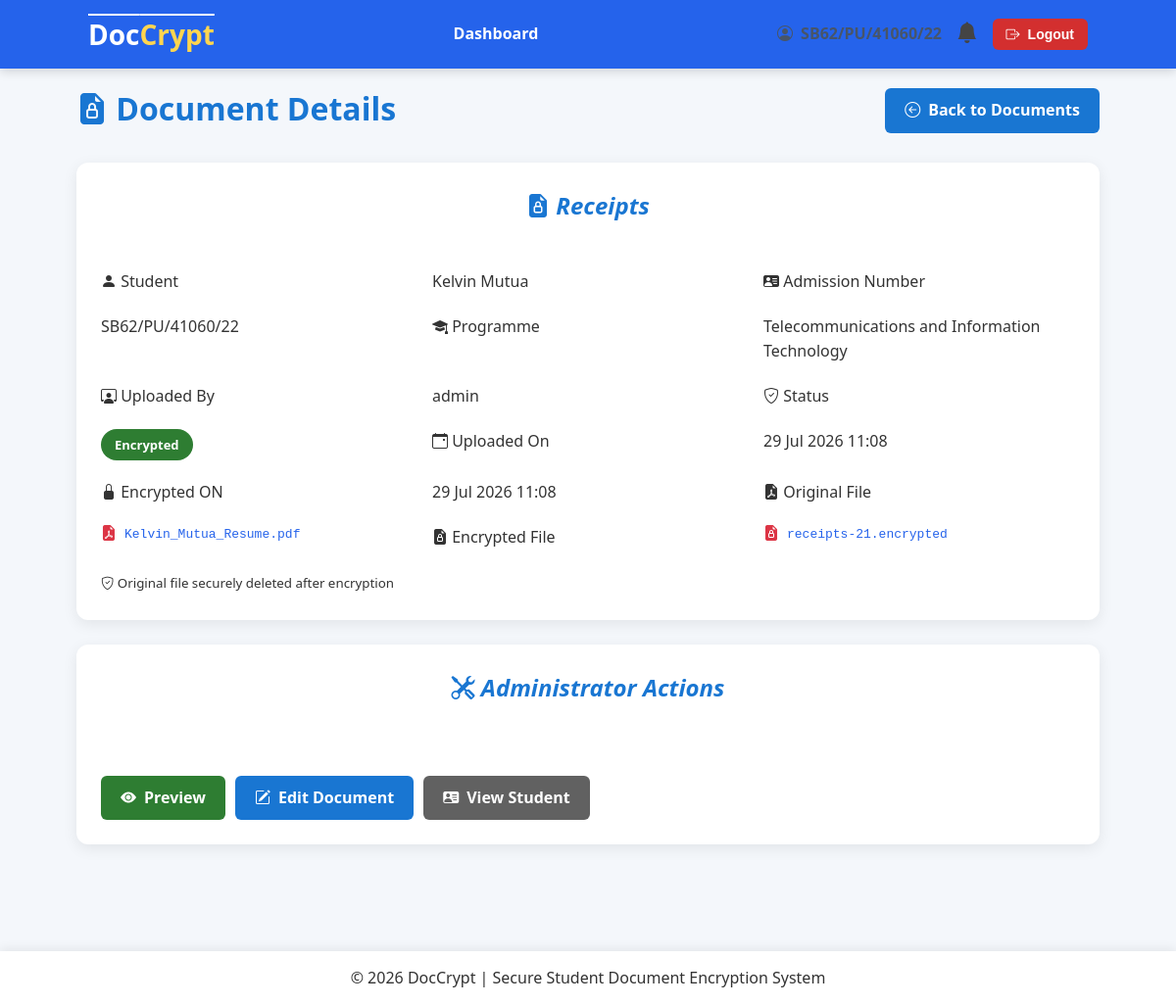
/documents/21/ (signed in), run on the app's committed database.
### documents/models.py (models this page shows, shortened)
class Document(models.Model):
    class Status(models.TextChoices):
        PENDING = "PENDING", "Pending"
        ENCRYPTED = "ENCRYPTED", "Encrypted"
    student = models.ForeignKey(Student, on_delete=models.CASCADE, related_name="documents")
    uploaded_by = models.ForeignKey(CustomUser, on_delete=models.SET_NULL, null=True, related_name="uploaded_documents")
    title = models.CharField( max_length=255)
    original_filename = models.CharField(max_length=255, blank=True)
    original_file = models.FileField(max_length=255, blank=True, upload_to="documents/original/")
    encrypted_file = models.FileField(upload_to="documents/encrypted/", null=True, blank=True)
    encrypted_key = models.BinaryField(null=True, blank=True)
    status = models.CharField(max_length=30, choices=Status.choices, default=Status.PENDING, db_index=True)
    uploaded_at = models.DateTimeField(auto_now_add=True)
    encrypted_at = models.DateTimeField(null=True, blank=True)
    class Meta:
        ordering = ["-uploaded_at"]
        verbose_name = "Document"
        verbose_name_plural = "Documents"

### student/models.py (models this page shows, shortened)
class Student(models.Model):
    class Status(models.TextChoices):
        ACTIVE = "ACTIVE", "Active"
        DEFERRED = "DEFERRED", "Deferred"
        GRADUATED = "GRADUATED", "Graduated"
        DEACTIVATED = "DEACTIVATED", "Deactivated"
    class Year(models.IntegerChoices):
        YEAR_1 = 1 ,"Year 1"
        YEAR_2 = 2, "Year 2"
        YEAR_3 = 3, "Year 3"
        YEAR_4 = 4, "Year 4"
    user = models.OneToOneField(CustomUser,on_delete=models.CASCADE,related_name="student")
    admission_number = models.CharField(max_length=25,unique=True)
    first_name = models.CharField(max_length=50)
    last_name = models.CharField(max_length=50)
    phone_number = models.CharField(max_length=15,blank=True)
    programme = models.CharField(max_length=50)
    department = models.CharField(max_length=50)
    year_of_study = models.IntegerField(choices=Year.choices, default=Year.YEAR_1)
    status = models.CharField(max_length=25,choices=Status.choices, default=Status.ACTIVE)
    class Meta:
        ordering = ["admission_number"]
        verbose_name = "Student"
        verbose_name_plural = "Students"
    @property
    def full_name(self):
        return f"{self.first_name} {self.last_name}"

### users/models.py (models this page shows, shortened)
class CustomUser(AbstractUser):
    class Role(models.TextChoices):
        ADMIN = "ADMIN", "Administrator"
        STUDENT = "STUDENT", "Student"
    role = models.CharField(max_length=20, choices=Role.choices, default=Role.STUDENT)
    must_change_password = models.BooleanField(default=True)
    objects = CustomUserManager()
    @property
    def is_student(self):
        return self.role == self.Role.STUDENT
    @property
    def is_admin(self):
        return self.role == self.Role.ADMIN or self.is_superuser
    class Meta:
        verbose_name = "User"
        verbose_name_plural = "Users"

### documents/views.py (the view)
# urls.py: path("<int:document_id>/", views.document_detail, name="document_detail"),
@login_required
def document_detail(request, document_id):
    document = get_object_or_404(Document, id=document_id)
    context = {
        "document": document,
        "original_filename": document.original_file,
        "encrypted_filename": (
                    os.path.basename(document.encrypted_file.name)
                    if document.encrypted_file else "-"
                ),
            }
    return render(request, "documents/document_detail.html", context)

### notifications/context_processors.py (called while the page is built)
def notifications(request):
    if request.user.is_authenticated:
        unread_notifications = Notification.objects.filter(
            recipient=request.user,
            is_read=False,
        ).order_by("-created_at")[:5]
        return {
            'unread_notifications': unread_notifications,
            "unread_notifications_count": unread_notifications.count(),
        }
    return {}

### documents/templates/documents/document_detail.html (shortened to what this page needs)
{% extends "users/base.html" %}
{% block content %}
<div class="page-header">
    <div>
        <h1>
            <i class="bi bi-file-earmark-lock-fill"></i>
            Document Details
        </h1>
    </div>
        <a href="{% url 'document_list' %}" class="btn btn-primary">
            <i class="bi bi-arrow-left-circle"></i>
            Back to Documents
        </a>
</div>
<div class="card">
    <h2 class="card-title">
        <i class="bi bi-file-earmark-lock-fill"></i>
        {{ document.title }}
    </h2>
    <br>
    <div class="info-grid">
        <div class="info-label">
            <i class="bi bi-person-fill"></i>
            Student
        </div>
        <div> {{ document.student.full_name }} </div>
        <div class="info-label">
            <i class="bi bi-person-vcard-fill"></i>
            Admission Number
        </div>
        <div> {{ document.student.admission_number }} </div>
        <div class="info-label">
            <i class="bi bi-mortarboard-fill"></i>
            Programme
        </div>
        <div> {{ document.student.programme }} </div>
        <div class="info-label">
            <i class="bi bi-person-workspace"></i>
            Uploaded By
        </div>
        <div>
            {% if document.uploaded_by %}
                {{ document.uploaded_by.username }}
            {% else %}
                -
            {% endif %}
        </div>
        <div class="info-label">
            <i class="bi bi-shield-check"></i>
            Status
        </div>
        <div>
            {% if document.status == "ENCRYPTED" %}
                <span class="badge badge-success">
                    {{ document.get_status_display }}
                </span>
            {% else %}
                <span class="badge badge-warning">
                    {{ document.get_status_display }}
                </span>
            {% endif %}
        </div>
        <div class="info-label">
            <i class="bi bi-calendar-event"></i>
            Uploaded On
        </div>
        <div> {{ document.uploaded_at|date:"d M Y H:i" }} </div>
        <div class="info-label">
            <i class="bi bi-lock-fill"></i>
            Encrypted ON
        </div>
        <div>
            {% if document.encrypted_at %}
                {{ document.encrypted_at|date:"d M Y H:i" }}
            {% else %}
                -
            {% endif %}
        </div>
        <div class="info-label">
            <i class="bi bi-file-earmark-pdf-fill"></i>
            Original File
        </div>
        <div>
            <span class="file-name">
                <i class="bi bi-file-earmark-pdf-fill"></i>
                {{ document.original_filename }}
            </span>
            <br>
            <small class="text-success">
                <i class="bi bi bi-shield-check"></i>
                Original file securely deleted after encryption
            </small>
        </div>
        <div class="info-label">
            <i class="bi bi-file-earmark-lock-fill"></i>
            Encrypted File
        </div>
        <div>
            {% if document.encrypted_file %}
            <span class="file-name">
                <i class="bi bi-file-earmark-lock-fill"></i>
                {{ encrypted_filename }}
            </span>
            {% else %}
                -
            {% endif %}
        </div>
    </div>
</div>
<div class="card">
    <h2 class="card-title">
        <i class="bi bi-tools"></i>
        Administrator Actions
    </h2>
    <br>
    <div class="card-actions">
        <a href="{% url 'document_preview' document.id %}"
            class="btn btn-success">
            <i class="bi bi-eye-fill"></i>
            Preview
        </a>
        <a href="{% url 'edit_document' document.id %}"
           class="btn btn-primary">
            <i class="bi bi-pencil-square"></i>
            Edit Document
        </a>
        <a href="{% url 'student_detail' document.student.id %}"
           class="btn btn-secondary">
            <i class="bi bi-person-vcard-fill"></i>
            View Student
        </a>
    </div>
</div>
{% endblock %}

### static/css/style.css (style rules this page uses)
* { margin:0; padding:0; box-sizing:border-box; }
html { scroll-behavior: smooth; }
body { font-family:"Segoe UI",Tahoma,Geneva,Verdana,sans-serif; background:#f4f7fb; color:#333; line-height:1.6; padding-bottom: 70px; }
h2 { text-align: center; font-style: oblique; color: rgb(109, 166, 216); }
.page-header { display:grid; grid-template-columns: 1fr auto; align-items:center; margin-bottom:25px; margin-top: 15px; }
.page-header h1 { color:#1976d2; margin-bottom:5px; }
.card { background:white; border-radius:12px; padding:25px; margin-bottom:25px; box-shadow:0 4px 15px rgba(0,0,0,.08); }
.card-title { margin-bottom:20px; color:#1976d2; }
.card-actions { margin-top:25px; display:flex; gap:10px; flex-wrap:wrap; }
.btn { display:inline-flex; align-items:center; justify-content:center; gap:8px; padding:10px 20px; border:none; border-radius:6px; cursor:pointer; text-decoration:none; font-weight:600; transition:.3s; }
.btn-primary { background:#1976d2; color:white; width: fit-content; }
.btn-success { background:#2e7d32; color:white; }
.btn-secondary { background:#616161; color:white; }
.badge { display:inline-block; padding:6px 14px; border-radius:30px; color:white; font-size:13px; font-weight:600; }
.badge-success { background:#2e7d32; }
.info-grid { display:grid; grid-template-columns:repeat(auto-fit,minmax(250px,1fr)); gap:20px; }
.file-name { display:flex; align-items:center; gap:8px; overflow-wrap:anywhere; word-break:break-word; color:#2563eb; font-family:monospace; line-height:1.5; }
.file-name i { color:#dc3545; flex-shrink:0; }

### data on the page
Document: title "Receipts", student.full_name "Kelvin Mutua", student.admission_number "SB62/PU/41060/22", student.programme "Telecommunications and Information Technology", uploaded_by.username "admin", status "Encrypted", uploaded_at "29 Jul 2026 11:08", encrypted_at "29 Jul 2026 11:08", original_filename "Kelvin_Mutua_Resume.pdf"

### other printed values
{{ encrypted_filename }} "receipts-21.encrypted"
